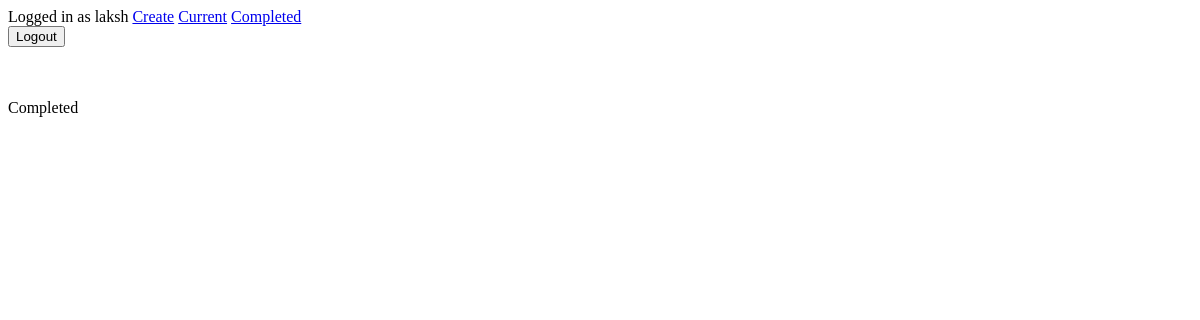
Page /completed/ (signed in) on the earlier database version.
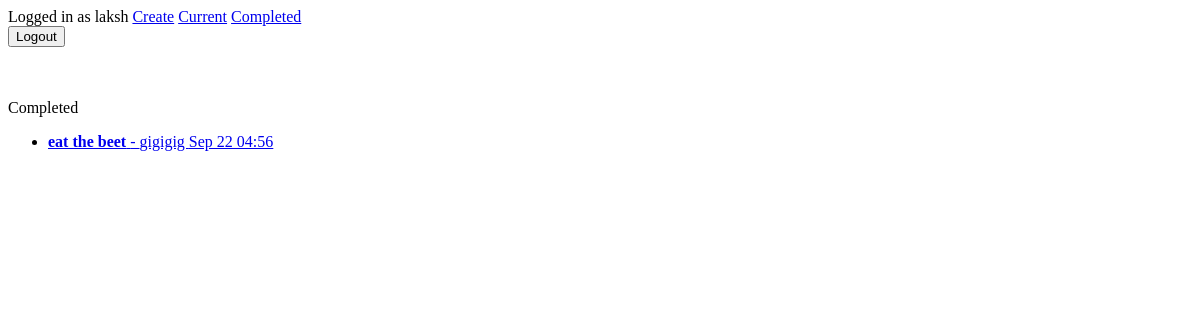
Same page on the later database version.
### todo/models.py (models this page shows, shortened)
class Todo(models.Model):
	title = models.CharField(max_length= 100)
	memeo = models.TextField(blank= True)
	created = models.DateTimeField(auto_now_add = True)
	datecompleted =models.DateTimeField(null = True, blank = True)
	important = models.BooleanField(default=False)
	user = models.ForeignKey(User, on_delete= models.CASCADE)

### todo/views.py (the view)
# urls.py: path('completed/',views.completedtodo,name ='completedtodo'),
@login_required
def completedtodo(request):
	todos = Todo.objects.filter(user=request.user, datecompleted__isnull=False).order_by('datecompleted')
	return render(request,'todo/completedtodo.html', {'todos':todos})

### todo/templates/todo/completedtodo.html
{% extends 'todo/base.html' %}
{% block content %}
Completed
<ul>
	{% for todo in todos %}
	<li>
		<a href="{% url 'viewtodo' todo.id %}">
		{% if todo.important  %}<b>{% endif %}{{todo.title}}{% if todo.important  %}{% endif %}</b>
		{% if todo.memeo %}- {{ todo.memeo}}{% endif %}
		{{todo.datecompleted|date:'M j H:i'}}
		</a>
	</li>
	{% endfor %}
</ul>
{% endblock %}

Differences in the rows shown:
now on this page (row edited): Todo: title "eat the beet", memeo "gigigig", datecompleted "Sep 22 04:56"
